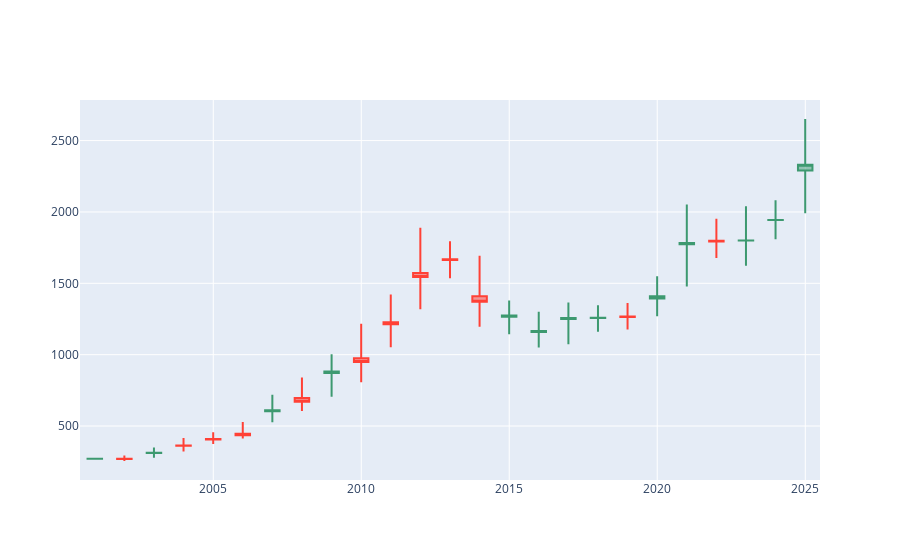

Notebook code for this chart:
### Code cell
fig = go.Figure(
    data=[
        go.Candlestick(
            x=agg_data.index,
            open=agg_data["mean"],
            high=agg_data["max"],
            low=agg_data["min"],
            close=agg_data["median"],
        )
    ]
)

fig.update_layout(xaxis_rangeslider_visible=False)
fig.show()
